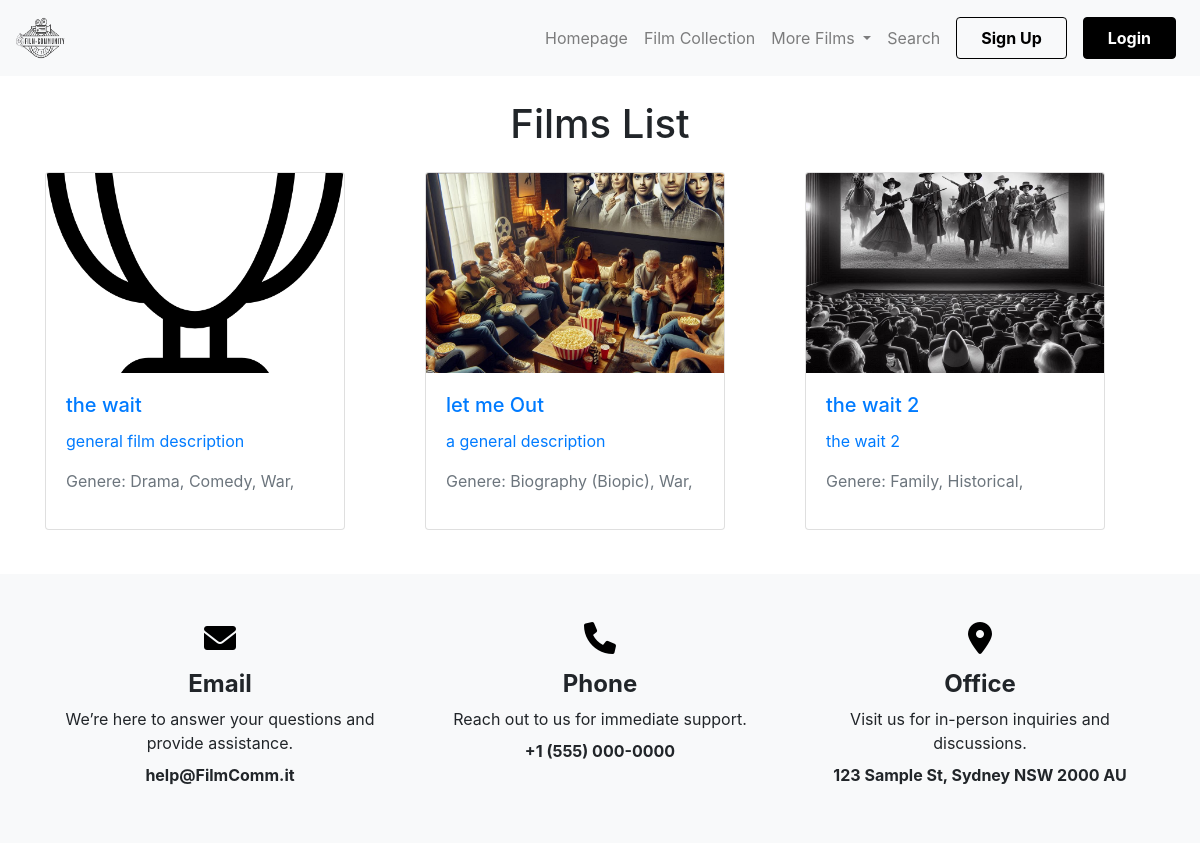
Page /films on the committed database.
### Project/models.py (models this page shows, shortened)
class Film(models.Model):
    title = models.TextField(default="")
    upload = models.FileField(upload_to ='films', validators=[validate_video_extension])
    poster = models.FileField(upload_to ='posters', validators=[validate_image_extension], default="")
    genre = models.ManyToManyField(Genre, default="", related_name="Films")
    description = models.TextField(default="")
    author = models.ForeignKey(settings.AUTH_USER_MODEL, on_delete=models.CASCADE, default=3)

class Genre(models.Model):
    genre = models.TextField(default="")
    def __str__(self):
        return self.genre

### Project/views.py (the view)
# urls.py: path("films", views.films, name="films"),
def films(request):
  films = Film.objects.all()
  return render(request, "Project/films.html", {
    'films': films
    })

### Project/templates/Project/films.html
{% extends "Project/layout.html"%}
{% load static %}
{% block head %}
  <link rel="stylesheet" href="{%static 'styles/homepage.css'%}">
{% endblock %}
{% block body%}
<div class="film-container">
    <div class="container my-4">
        <h1 class="text-center mb-4">Films List</h1>
        <div class="row film-container">
            {% for film in films %}
                <div class="col-md-4 col-sm-6">
                    <a href="{% url 'stream' film.id %}">
                        <div class="card film-card">
                            <img src="{{ film.poster.url }}" class="card-img-top film-poster" alt="{{ film.title }} Poster">
                            <div class="card-body">
                                <h5 class="card-title">{{ film.title }}</h5>
                                <p class="card-text">{{ film.description|truncatewords:15 }}</p>
                                <p class="text-muted">Genere: {% for genre in film.genre.all %} {{genre}}, {%endfor%}</p>
                            </div>
                        </div>
                    </a>
                </div>
            {% endfor %}
        </div>
    </div>
</div>
{% endblock %}

### Project/templates/Project/layout.html (shortened to what this page needs)
{% load static %}
<!DOCTYPE html>
<html lang="en">
  <head>
    <link rel="stylesheet" href="https://stackpath.bootstrapcdn.com/bootstrap/4.5.2/css/bootstrap.min.css">
    <link rel="stylesheet" href="https://cdnjs.cloudflare.com/ajax/libs/font-awesome/6.0.0/css/all.min.css">
    <link href="https://getbootstrap.com/docs/5.3/assets/css/docs.css" rel="stylesheet">
    <link href="https://cdnjs.cloudflare.com/ajax/libs/animate.css/4.1.1/animate.min.css" rel="stylesheet">
    {% block head %}
    {% endblock %}
  </head>
  <body>
    <nav class="navbar navbar-expand-lg navbar-light bg-light">
        <a class="navbar-brand" href="{% url 'index' %}">
            <img src="{% static 'images/logoFC.png' %}" width="50" height="50" alt="Logo">
        </a>
        <div class="collapse navbar-collapse" id="navbarNav">
            <ul class="navbar-nav ml-auto">
                <li class="nav-item">
                    <a class="nav-link" href="{% url 'index' %}">Homepage</a>
                </li>
                <li class="nav-item">
                    <a class="nav-link" href="{% url 'fcon' %}">Film Collection</a>
                </li>
                <li class="nav-item dropdown">
                    <a class="nav-link dropdown-toggle" href="#" id="navbarDropdown" role="button" data-toggle="dropdown" aria-haspopup="true" aria-expanded="false">
                        More Films
                    </a>
                </li>
                <li class="nav-item">
                    <a class="nav-link" id="query-link" href="{% url 'fcon' %}">Search</a>
                </li>
            </ul>
            {% if user.is_authenticated %}
            <a href="{% url 'userarea' %}">
                <button class="btn btn-outline-dark mx-2">User Area</button>
            </a>
            <a href="{% url 'logout' %}">
                <button class="btn btn-inline-dark mx-2">Log Out</button>
            </a>
            {% else %}
            <a href="{% url 'register' %}">
                <button class="btn btn-outline-dark mx-2">Sign Up</button>
            </a>
            <a href="{% url 'login' %}">
                <button class="btn btn-inline-dark mx-2">Login</button>
            </a>
            {% endif %}
        </div>
    </nav>
    {% block body %}
    {% endblock %}
    <footer class="contact-us-footer py-5">
        <div class="container">
            <div class="row text-center">
            <div class="col-md-4">
                <i class="fas fa-envelope mb-3 fa-2x"></i>
                <h4>Email</h4>
                <p>We’re here to answer your questions and provide assistance.</p>
                <p><strong>help@FilmComm.it</strong></p>
            </div>
            <div class="col-md-4">
                <i class="fas fa-phone mb-3 fa-2x"></i>
                <h4>Phone</h4>
                <p>Reach out to us for immediate support.</p>
                <p><strong>+1 (555) 000-0000</strong></p>
            </div>
            <div class="col-md-4">
                <i class="fas fa-map-marker-alt mb-3 fa-2x"></i>
                <h4>Office</h4>
                <p>Visit us for in-person inquiries and discussions.</p>
                <p><strong>123 Sample St, Sydney NSW 2000 AU</strong></p>
            </div>
            </div>
        </div>
    </footer>
    </body>
</html>

### Project/static/styles/homepage.css (style rules this page uses)
.btn-outline-dark { border: 1px solid #000; color: #000; padding: 0.5rem 1.5rem; font-weight: bold; }
.btn-inline-dark { border: 1px solid #000; color: #fff; padding: 0.5rem 1.5rem; font-weight: bold; background-color: #000; }
.contact-us-footer { background-color: #f8f9fa; }
.contact-us-footer i { color: #000; }
.contact-us-footer h4 { font-weight: bold; }
.contact-us-footer p { margin-bottom: 0.5rem; }
.film-card { max-width: 300px; margin-bottom: 20px; }
.film-poster { max-height: 200px; object-fit: cover; }
.film-container { display: flex; flex-wrap: wrap; justify-content: center; }

### rows in the picture
Film: poster (picture), title "the wait", description "general film description"
Genre: genre "Drama"
Genre: genre "Comedy"
Genre: genre "War"
Film: poster (picture), title "let me Out", description "a general description"
Genre: genre "Biography (Biopic)"
Film: poster (picture), title "the wait 2", description "the wait 2"
Genre: genre "Family"
Genre: genre "Historical"
